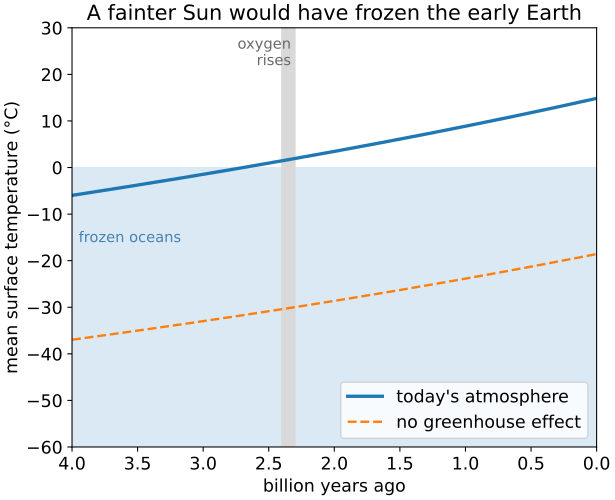

Write the Python code that produced this figure.
# young_sun.py – From “Early Atmosphere: How Single Cells Changed the Sky”
# https://wildbionics.com/articles/early-atmosphere/ · Code: MIT licence
# Needs: python3 -m pip install numpy matplotlib
# Run: python3 young_sun.py   (https://wildbionics.com/run-code/)

import numpy as np
import matplotlib.pyplot as plt

SOLAR_CONSTANT = 1361.0   # sunlight reaching Earth today (W/m²)
ALBEDO = 0.30             # fraction of sunlight reflected, assumed constant
SIGMA = 5.670e-8          # Stefan–Boltzmann constant (W/m²/K⁴)
SUN_AGE = 4.57            # age of the Sun (billion years)
T_TODAY = 288.0           # mean surface temperature of Earth today (K)
FREEZING = 273.15         # freezing point of water (K)


def luminosity(ago):
    """Brightness of the Sun relative to today, 'ago' billion years ago (Gough's formula)."""
    t = SUN_AGE - ago
    return 1 / (1 + 0.4 * (1 - t / SUN_AGE))


def bare_temperature(ago):
    """Temperature (K) of an Earth without greenhouse effect: absorbed sunlight = emitted heat."""
    absorbed = SOLAR_CONSTANT * luminosity(ago) * (1 - ALBEDO) / 4
    return (absorbed / SIGMA) ** 0.25


def surface_temperature(ago, emissivity):
    """One-layer 'grey' atmosphere: it absorbs the fraction 'emissivity' of the heat radiation
    from the ground and sends half of it back down, so T_surface = T_bare · (2 / (2 − ε))^(1/4)."""
    return bare_temperature(ago) * (2 / (2 - emissivity)) ** 0.25


# Calibrate the atmosphere so that it gives today's 288 K, then keep it unchanged.
emissivity_today = 2 - 2 * (bare_temperature(0) / T_TODAY) ** 4
print(f"today: {bare_temperature(0):.0f} K without greenhouse effect, "
      f"{T_TODAY:.0f} K with it (emissivity {emissivity_today:.2f})")
print("billion years ago   Sun   with today's atmosphere")
for ago in [4.0, 3.0, 2.4, 2.0, 1.0, 0.0]:
    surface = surface_temperature(ago, emissivity_today)
    print(f"{ago:17.1f}   {luminosity(ago) * 100:3.0f} %   {surface - 273.15:6.1f} °C")

ages = np.linspace(4.0, 0, 401)
surface = surface_temperature(ages, emissivity_today)
if (surface < FREEZING).any():
    print(f"with today's atmosphere the oceans would freeze before "
          f"{ages[surface < FREEZING].min():.1f} billion years ago")
else:
    print("with today's atmosphere the oceans would never freeze")
needed = 2 - 2 * (bare_temperature(4.0) / FREEZING) ** 4
more_or_fewer = "more" if needed > emissivity_today else "fewer"
print(f"4.0 billion years ago, liquid water needed an emissivity of {needed:.2f} instead of "
      f"{emissivity_today:.2f} – {more_or_fewer} greenhouse gases than today")

plt.rcParams["font.size"] = 13      # large type: the chart stays readable on a phone
fig, ax = plt.subplots(figsize=(6.4, 5.2), layout="constrained")
ax.axhspan(-60, 0, color="#dbe9f4")
ax.plot(ages, surface - 273.15, lw=2.5, label="today's atmosphere")
ax.plot(ages, bare_temperature(ages) - 273.15, "--", lw=1.8, label="no greenhouse effect")
ax.axvspan(2.4, 2.3, color="0.85")
ax.text(2.33, 22, "oxygen\nrises", color="dimgray", fontsize=11, ha="right")
ax.text(3.95, -16, "frozen oceans", color="steelblue", fontsize=11)
ax.set_xlim(4.0, 0)
ax.set_ylim(-60, 30)
ax.set_xlabel("billion years ago")
ax.set_ylabel("mean surface temperature (°C)")
ax.set_title("A fainter Sun would have frozen the early Earth")
ax.legend(loc="lower right")
plt.show()
